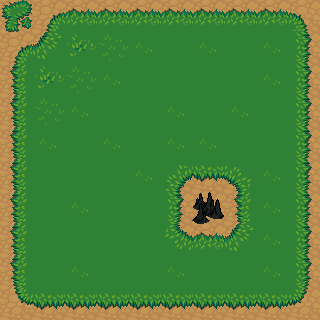

Tiled map render using the project's own tile images. Description and the map definition, with tile-layer contents summarised, below:
An orthogonal 10x10 tile map with 32x32 px tiles, 4 tile layers (solid, Calque 1, Calque 2, Calque 3), 3 tilesets.

<map version="1.0" tiledversion="1.0.3" orientation="orthogonal" renderorder="right-down" width="10" height="10" tilewidth="32" tileheight="32" nextobjectid="1">
 <tileset firstgid="1" source="mountains.tsx" />
 <tileset firstgid="109" source="grass.tsx" />
 <tileset firstgid="127" source="solid.tsx" />
 <layer name="solid" width="10" height="10">
  <data>[100 cells, 1 non-empty, 1 distinct tile ids]</data>
 </layer>
 <layer name="Calque 1" width="10" height="10">
  <data>[100 cells, 100 non-empty, 1 distinct tile ids]</data>
 </layer>
 <layer name="Calque 2" width="10" height="10">
  <data>[100 cells, 100 non-empty, 18 distinct tile ids]</data>
 </layer>
 <layer name="Calque 3" width="10" height="10">
  <data>[100 cells, 1 non-empty, 1 distinct tile ids]</data>
 </layer>
</map>
